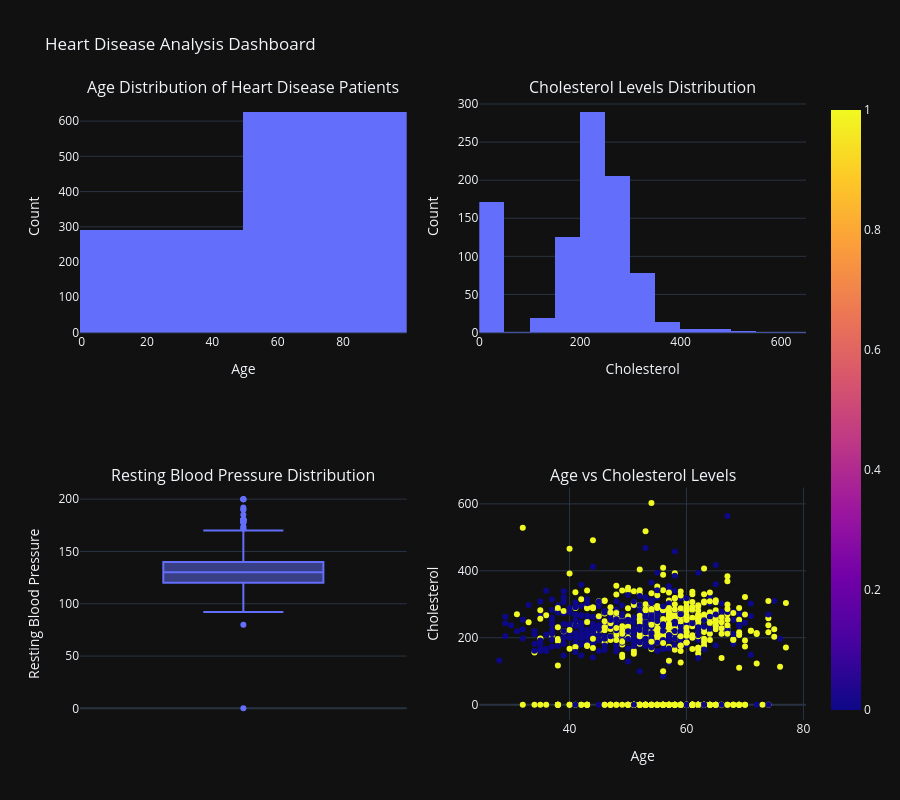
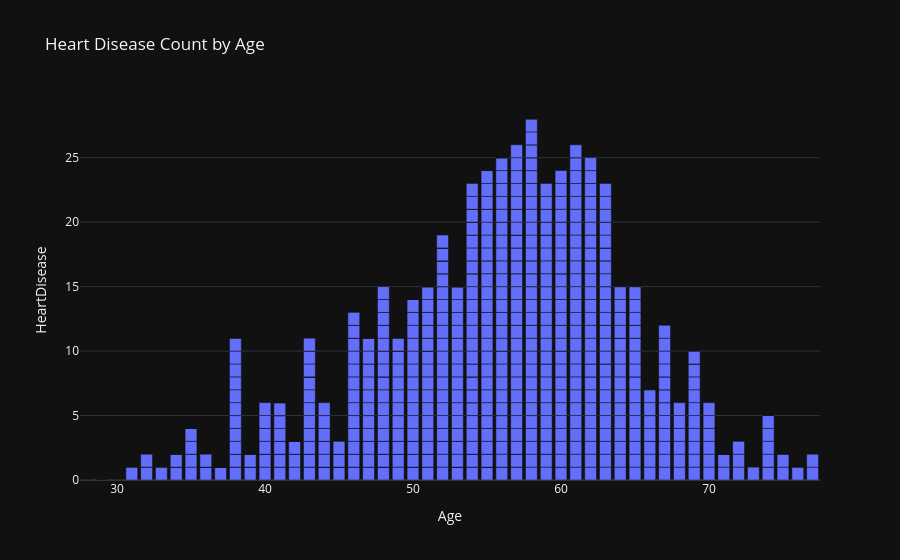

Notebook code cell kept with these figures, in order:
### Code cell
fig = sp.make_subplots(
    rows=2, cols=2,
    subplot_titles=(
        'Age Distribution of Heart Disease Patients',
        'Cholesterol Levels Distribution',
        'Resting Blood Pressure Distribution',
        'Age vs Cholesterol Levels'
    )
)

fig_age_hist = px.histogram(heart, x='Age', nbins=30)
fig_chol_hist = px.histogram(heart, x='Cholesterol', nbins=30)
fig_bp_box = px.box(heart, y='RestingBP')
fig_scatter = px.scatter(heart, x='Age', y='Cholesterol', color='HeartDisease')

fig.add_trace(
    fig_age_hist.data[0],
    row=1, col=1
)

fig.add_trace(
    fig_chol_hist.data[0],
    row=1, col=2
)

fig.add_trace(
    fig_bp_box.data[0],
    row=2, col=1
)

for trace in fig_scatter.data:
    fig.add_trace(
        trace,
        row=2, col=2
    )

fig.update_xaxes(title_text="Age", row=1, col=1)
fig.update_yaxes(title_text="Count", row=1, col=1)

fig.update_xaxes(title_text="Cholesterol", row=1, col=2)
fig.update_yaxes(title_text="Count", row=1, col=2)

fig.update_yaxes(title_text="Resting Blood Pressure", row=2, col=1)

fig.update_xaxes(title_text="Age", row=2, col=2)
fig.update_yaxes(title_text="Cholesterol", row=2, col=2)

fig.update_layout(
    height=800,
    title_text="Heart Disease Analysis Dashboard",
    template="plotly_dark"
)
fig.show()

fig = px.bar(heart, x='Age', y='HeartDisease', title='Heart Disease Count by Age', template='plotly_dark')
fig.show()

### Figure 1 — Plotly figure (JSON) as saved in the notebook; plotly's stock layout.template omitted (floating-point values rounded to 4 significant figures; data arrays with more than 128 entries replaced by an {"elided": "..."} marker saying what was removed)
{"data": [{"bingroup": "x", "hovertemplate": "Age=%{x}<br>count=%{y}<extra></extra>", "legendgroup": "", "marker": {"color": "#636efa", "pattern": {"shape": ""}}, "name": "", "nbinsx": 30, "orientation": "v", "showlegend": false, "type": "histogram", "x": {"elided": "918 int values"}, "xaxis": "x", "yaxis": "y"}, {"bingroup": "x", "hovertemplate": "Cholesterol=%{x}<br>count=%{y}<extra></extra>", "legendgroup": "", "marker": {"color": "#636efa", "pattern": {"shape": ""}}, "name": "", "nbinsx": 30, "orientation": "v", "showlegend": false, "type": "histogram", "x": {"elided": "918 int values"}, "xaxis": "x2", "yaxis": "y2"}, {"alignmentgroup": "True", "hovertemplate": "RestingBP=%{y}<extra></extra>", "legendgroup": "", "marker": {"color": "#636efa"}, "name": "", "notched": false, "offsetgroup": "", "orientation": "v", "showlegend": false, "type": "box", "x0": " ", "xaxis": "x3", "y": {"elided": "918 int values"}, "y0": " ", "yaxis": "y3"}, {"hovertemplate": "Age=%{x}<br>Cholesterol=%{y}<br>HeartDisease=%{marker.color}<extra></extra>", "legendgroup": "", "marker": {"color": {"elided": "918 int values"}, "coloraxis": "coloraxis", "symbol": "circle"}, "mode": "markers", "name": "", "orientation": "v", "showlegend": false, "type": "scatter", "x": {"elided": "918 int values"}, "xaxis": "x4", "y": {"elided": "918 int values"}, "yaxis": "y4"}], "layout": {"annotations": [{"font": {"size": 16}, "showarrow": false, "text": "Age Distribution of Heart Disease Patients", "x": 0.225, "xanchor": "center", "xref": "paper", "y": 1, "yanchor": "bottom", "yref": "paper"}, {"font": {"size": 16}, "showarrow": false, "text": "Cholesterol Levels Distribution", "x": 0.775, "xanchor": "center", "xref": "paper", "y": 1, "yanchor": "bottom", "yref": "paper"}, {"font": {"size": 16}, "showarrow": false, "text": "Resting Blood Pressure Distribution", "x": 0.225, "xanchor": "center", "xref": "paper", "y": 0.375, "yanchor": "bottom", "yref": "paper"}, {"font": {"size": 16}, "showarrow": false, "text": "Age vs Cholesterol Levels", "x": 0.775, "xanchor": "center", "xref": "paper", "y": 0.375, "yanchor": "bottom", "yref": "paper"}], "height": 800, "title": {"text": "Heart Disease Analysis Dashboard"}, "xaxis": {"anchor": "y", "domain": [0, 0.45], "title": {"text": "Age"}}, "xaxis2": {"anchor": "y2", "domain": [0.55, 1], "title": {"text": "Cholesterol"}}, "xaxis3": {"anchor": "y3", "domain": [0, 0.45]}, "xaxis4": {"anchor": "y4", "domain": [0.55, 1], "title": {"text": "Age"}}, "yaxis": {"anchor": "x", "domain": [0.625, 1], "title": {"text": "Count"}}, "yaxis2": {"anchor": "x2", "domain": [0.625, 1], "title": {"text": "Count"}}, "yaxis3": {"anchor": "x3", "domain": [0, 0.375], "title": {"text": "Resting Blood Pressure"}}, "yaxis4": {"anchor": "x4", "domain": [0, 0.375], "title": {"text": "Cholesterol"}}}}

### Figure 2 — Plotly figure (JSON) as saved in the notebook; plotly's stock layout.template omitted (floating-point values rounded to 4 significant figures; data arrays with more than 128 entries replaced by an {"elided": "..."} marker saying what was removed)
{"data": [{"hovertemplate": "Age=%{x}<br>HeartDisease=%{y}<extra></extra>", "legendgroup": "", "marker": {"color": "#636efa", "pattern": {"shape": ""}}, "name": "", "orientation": "v", "showlegend": false, "textposition": "auto", "type": "bar", "x": {"elided": "918 int values"}, "xaxis": "x", "y": {"elided": "918 int values"}, "yaxis": "y"}], "layout": {"barmode": "relative", "legend": {"tracegroupgap": 0}, "title": {"text": "Heart Disease Count by Age"}, "xaxis": {"anchor": "y", "domain": [0, 1], "title": {"text": "Age"}}, "yaxis": {"anchor": "x", "domain": [0, 1], "title": {"text": "HeartDisease"}}}}
